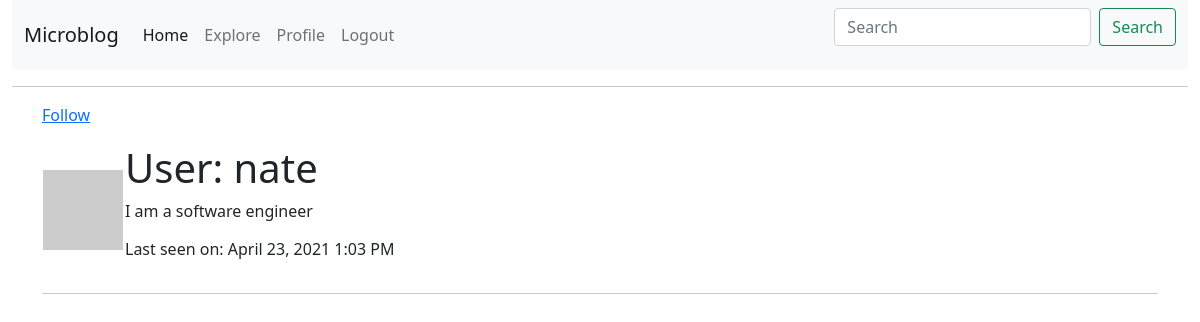
Screenshot of /user/nate/ (signed in) with the database file from the repository.
### app/models.py (models this page shows, shortened)
class User(UserMixin, db.Model):
    id = db.Column(db.Integer, primary_key=True)
    username = db.Column(db.String(64), index=True, unique=True)
    email = db.Column(db.String(120), index=True, unique=True)
    password_hash = db.Column(db.String(128))
    tasks = db.relationship('Task', backref='author', lazy='dynamic')
    about_me = db.Column(db.String(140))
    last_seen = db.Column(db.DateTime, default=datetime.utcnow)
    followed = db.relationship(
        'User', secondary=followers,
        primaryjoin=(followers.c.follower_id == id),
        secondaryjoin=(followers.c.followed_id == id),
        backref=db.backref('followers', lazy='dynamic'), lazy='dynamic')
    def avatar(self, size):
        digest = md5(self.email.lower().encode('utf-8')).hexdigest()
        return 'https://www.gravatar.com/avatar/{}?d=identicon&s={}'.format(
            digest, size
        )
    def is_following(self, user):
        return self.followed.filter(
            followers.c.followed_id == user.id).count() > 0

### app/routes.py (the view)
@app.route('/user/<username>/')
@login_required
def user(username):
    user = User.query.filter_by(username=username).first_or_404()
    page = request.args.get('page', 1, type=int)
    tasks = user.tasks.order_by(Task.timestamp.desc()).paginate(
        page, app.config['POSTS_PER_PAGE'], False)
    next_url = url_for('user', username=user.username, page=tasks.next_num) \
        if tasks.has_next else None
    prev_url = url_for('user', username=user.username, page=tasks.prev_num) \
        if tasks.has_prev else None
    return render_template('user.html', user=user, tasks=tasks.items,
                           next_url=next_url, prev_url=prev_url)

### app/models.py (called while the page is built)
@login.user_loader
def load_user(id):
    return User.query.get(int(id))

### app/routes.py (called while the page is built)
@app.before_request
def before_request():
    if current_user.is_authenticated:
        current_user.last_seen = datetime.utcnow()
        db.session.commit()

### app/templates/user.html (shortened to what this page needs)
{% extends "base.html" %}
{% block app_content  %}
    <table>
        <tr>
            <td><img src="{{ user.avatar(128) }}"></td>
            <td>
                <h1>User: {{ user.username }}</h1>
                {% if user.about_me %}<p>{{ user.about_me }}</p>{% endif %}
                {% if user.last_seen %}
                <p>Last seen on: {{ moment(user.last_seen).format('LLL') }}</p>
                {% endif %}
            </td>
            {% if user == current_user %}
                <p><a href="{{ url_for('edit_profile') }}">Edit your profile</a></p>
                   {% elif not current_user.is_following(user) %}
                <p><a href="{{ url_for('follow', username=user.username) }}">Follow</a></p>
            {% else %}
            <p><a href="{{ url_for('unfollow', username=user.username) }}">Unfollow</a></p>
            {% endif %}
        </tr>
    </table>
    <hr>
{% endblock %}

### rows the page displays
User: username "nate", about_me "I am a software engineer", last_seen "April 23, 2021 1:03 PM"
